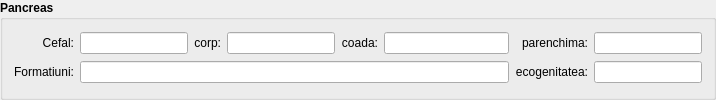
                <widget class="QGroupBox" name="groupBox_3">
                 <property name="sizePolicy">
                  <sizepolicy hsizetype="Preferred" vsizetype="Fixed">
                   <horstretch>0</horstretch>
                   <verstretch>0</verstretch>
                  </sizepolicy>
                 </property>
                 <property name="font">
                  <font>
                   <family>Segoe UI</family>
                   <bold>true</bold>
                  </font>
                 </property>
                 <property name="title">
                  <string>Pancreas</string>
                 </property>
                 <layout class="QGridLayout" name="gridLayout_6">
                  <item row="1" column="8">
                   <widget class="QLineEdit" name="pancreas_ecogenity">
                    <property name="font">
                     <font>
                      <family>Segoe UI</family>
                      <bold>false</bold>
                     </font>
                    </property>
                   </widget>
                  </item>
                  <item row="1" column="0">
                   <widget class="QLabel" name="label_20">
                    <property name="font">
                     <font>
                      <family>Segoe UI</family>
                      <bold>false</bold>
                     </font>
                    </property>
                    <property name="text">
                     <string>Formatiuni:</string>
                    </property>
                    <property name="alignment">
                     <set>Qt::AlignRight|Qt::AlignTrailing|Qt::AlignVCenter</set>
                    </property>
                   </widget>
                  </item>
                  <item row="1" column="7">
                   <widget class="QLabel" name="label_19">
                    <property name="font">
                     <font>
                      <family>Segoe UI</family>
                      <bold>false</bold>
                     </font>
                    </property>
                    <property name="text">
                     <string>ecogenitatea:</string>
                    </property>
                    <property name="alignment">
                     <set>Qt::AlignRight|Qt::AlignTrailing|Qt::AlignVCenter</set>
                    </property>
                   </widget>
                  </item>
                  <item row="0" column="7">
                   <widget class="QLabel" name="label_18">
                    <property name="font">
                     <font>
                      <family>Segoe UI</family>
                      <bold>false</bold>
                     </font>
                    </property>
                    <property name="text">
                     <string>parenchima:</string>
                    </property>
                    <property name="alignment">
                     <set>Qt::AlignRight|Qt::AlignTrailing|Qt::AlignVCenter</set>
                    </property>
                   </widget>
                  </item>
                  <item row="0" column="4">
                   <widget class="QLineEdit" name="pancreas_corp">
                    <property name="font">
                     <font>
                      <family>Segoe UI</family>
                      <bold>false</bold>
                     </font>
                    </property>
                   </widget>
                  </item>
                  <item row="0" column="8">
                   <widget class="QLineEdit" name="pancreas_parenchyma">
                    <property name="font">
                     <font>
                      <family>Segoe UI</family>
                      <bold>false</bold>
                     </font>
                    </property>
                   </widget>
                  </item>
                  <item row="0" column="3">
                   <widget class="QLabel" name="label_44">
                    <property name="font">
                     <font>
                      <family>Segoe UI</family>
                      <bold>false</bold>
                     </font>
                    </property>
                    <property name="text">
                     <string>corp:</string>
                    </property>
                    <property name="alignment">
                     <set>Qt::AlignRight|Qt::AlignTrailing|Qt::AlignVCenter</set>
                    </property>
                   </widget>
                  </item>
                  <item row="0" column="5">
                   <widget class="QLabel" name="label_45">
                    <property name="font">
                     <font>
                      <family>Segoe UI</family>
                      <bold>false</bold>
                     </font>
                    </property>
                    <property name="text">
                     <string>coada:</string>
                    </property>
                    <property name="alignment">
                     <set>Qt::AlignRight|Qt::AlignTrailing|Qt::AlignVCenter</set>
                    </property>
                   </widget>
                  </item>
                  <item row="0" column="0">
                   <widget class="QLabel" name="label_17">
                    <property name="font">
                     <font>
                      <family>Segoe UI</family>
                      <bold>false</bold>
                     </font>
                    </property>
                    <property name="text">
                     <string>Cefal:</string>
                    </property>
                    <property name="alignment">
                     <set>Qt::AlignRight|Qt::AlignTrailing|Qt::AlignVCenter</set>
                    </property>
                   </widget>
                  </item>
                  <item row="0" column="1" colspan="2">
                   <widget class="QLineEdit" name="pancreas_cefal">
                    <property name="font">
                     <font>
                      <family>Segoe UI</family>
                      <bold>false</bold>
                     </font>
                    </property>
                   </widget>
                  </item>
                  <item row="0" column="6">
                   <widget class="QLineEdit" name="pancreas_tail"/>
                  </item>
                  <item row="1" column="1" colspan="6">
                   <widget class="LineEditCustom" name="pancreas_formations">
                    <property name="font">
                     <font>
                      <family>Segoe UI</family>
                      <bold>false</bold>
                     </font>
                    </property>
                   </widget>
                  </item>
                 </layout>
                </widget>
